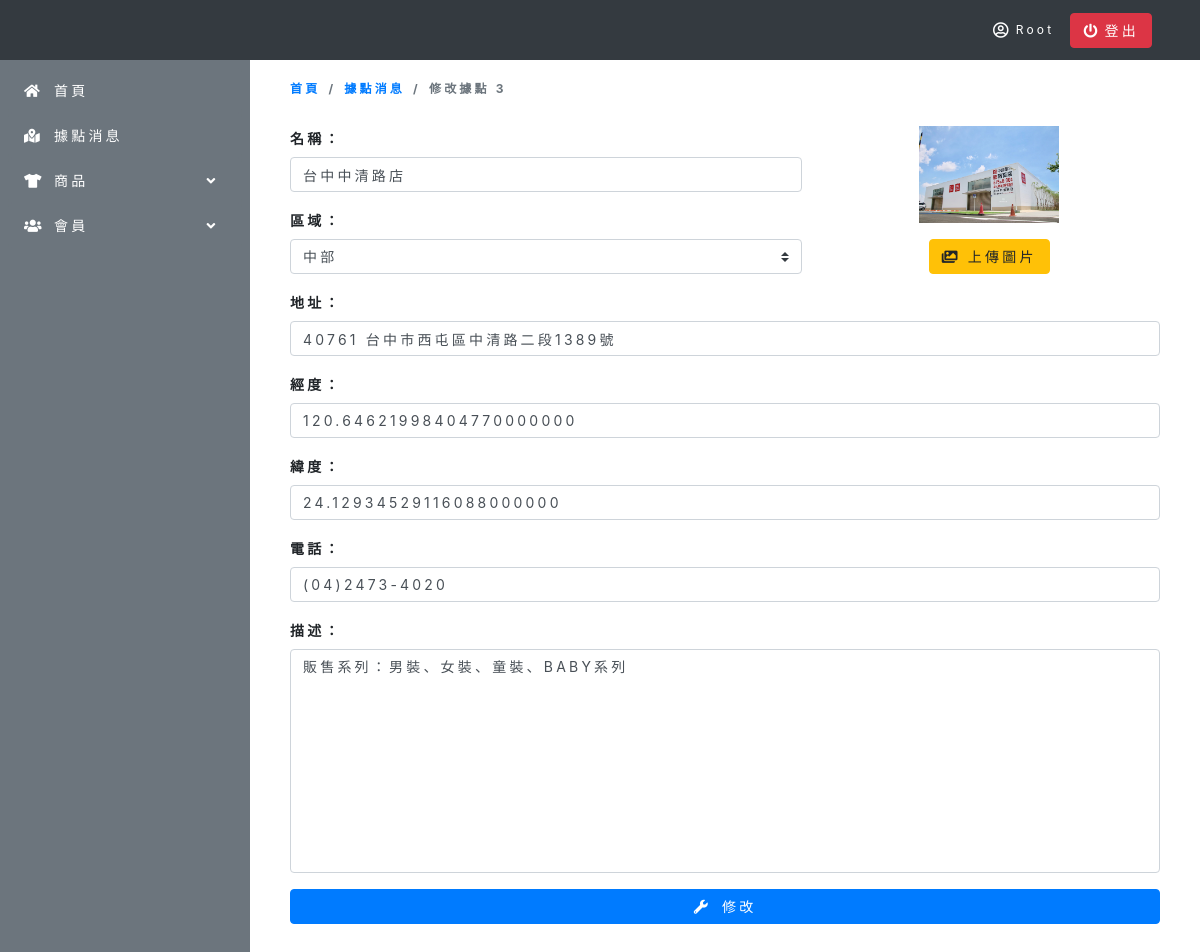
/dashboard_location_mod.php?location_id=3 (signed in), run on the app's committed database.
### tables this page shows
CREATE TABLE `dashboard_location` (
  `id` int(10) UNSIGNED NOT NULL,
  `valid` tinyint(1) NOT NULL,
  `name` varchar(15) NOT NULL,
  `position` varchar(5) NOT NULL,
  `address` varchar(50) NOT NULL,
  `lng` decimal(25,20) NOT NULL,
  `lat` decimal(25,20) NOT NULL,
  `phone` varchar(15) NOT NULL,
  `description` varchar(150) NOT NULL,
  `image` varchar(100) NOT NULL
);

### web/dashboard_location_mod.php (the view, shortened to what this page needs)
<?php
require_once('db_connect.php');
$query1 = "select * from dashboard_location WHERE valid = 1 AND id = " . $_GET["location_id"] . "";
$res1 = mysqli_query($link, $query1);
$whetherHasData = false;
if ($res1) {
    if (mysqli_num_rows($res1) > 0) {
        $rows = mysqli_fetch_all($res1, MYSQLI_ASSOC);
        $whetherHasData = true;
    } else {
    }
} else {
}
?>
<!doctype html>
<html lang="en">
<head>
    <link rel="stylesheet" href="https://cdn.jsdelivr.net/npm/bootstrap@4.6.0/dist/css/bootstrap.min.css">
    <link rel="stylesheet" href="./css/all.css">
    <link rel="stylesheet" href="https://pro.fontawesome.com/releases/v5.10.0/css/all.css" />
</head>
<body>
    <div class="dashboard-wrap">
        <header class="d-flex justify-content-between justify-content-md-end bg-dark py-3 px-3 px-md-5" style="height: 60px;">
            <div class="header-icon-wrap d-flex align-items-center">
                <p class="d-flex align-items-center mb-0 mx-3">
                    <i class="far fa-user-circle text-white" style="font-size: 16px;"></i>
                    <span class="admin-user text-white ml-1 text-capitalize"><?php echo $_SESSION['admin_user'] ?></span>
                </p>
                <a href="./doAction_dashboard.php?state=logout" class="btn btn-danger" style="font-size: 14px;"><i class="fas fa-power-off mr-1"></i>登出
                </a>
            </div>
        </header>
        <div class="d-flex position-relative">
            <aside style="width: 250px;">
                <ul class="accordion bg-secondary p-2 mb-0 list-unstyled" style="height: calc(100vh - 60px);overflow-y:scroll;">
                    <li>
                        <a href="./dashboard_home.php" class="accordion-item d-flex align-items-center bg-secondary px-3 mb-0 text-decoration-none text-white rounded">
                            <i class="fas fa-home"></i>
                            首頁
                            <i class="fas fa-angle-down d-flex justify-content-center align-items-center" style="color: transparent;"></i>
                        </a>
                    </li>
                    <li>
                        <a href="./dashboard_location.php" class="accordion-item d-flex align-items-center bg-secondary px-3 mb-0 text-decoration-none text-white rounded">
                            <i class="fas fa-map-marked-alt"></i>據點消息
                            <i class="fas fa-angle-down d-flex justify-content-center align-items-center" style="color: transparent;"></i>
                        </a>
                    </li>
                    <li>
                        <a href="#" class="accordion-item d-flex align-items-center bg-secondary px-3 mb-0 text-decoration-none text-white rounded">
                            <i class="fas fa-tshirt"></i>
                            商品
                            <i class="fas fa-angle-down d-flex justify-content-center align-items-center ml-auto"></i>
                        </a>
                    </li>
                    <li>
                        <a href="#" class="accordion-item d-flex justify-content-between align-items-center bg-secondary px-3 mb-0 text-decoration-none text-white rounded">
                            <i class="fas fa-users"></i>
                            會員
                            <i class="fas fa-angle-down d-flex justify-content-center align-items-center ml-auto"></i>
                        </a>
                    </li>
                </ul>
            </aside>
            <main class="position-absolute px-0 px-md-4 py-2">
                <nav style="--bs-breadcrumb-divider: '>';font-size:12px;font-weight:bold;" aria-label="breadcrumb">
                    <ol class="breadcrumb" style="background-color: transparent;">
                        <li class="breadcrumb-item"><a href="./dashboard_home.php">首頁</a></li>
                        <li class="breadcrumb-item"><a href="./dashboard_location.php">據點消息</a></li>
                        <li class="breadcrumb-item active" aria-current="page">修改據點 <?php echo $_GET["location_id"] ?></li>
                    </ol>
                </nav>
                <div class="location-mod-wrap px-3 mb-3">
                    <form action="doAction_dashboard.php" method="POST" enctype="multipart/form-data">
                        <?php
                        if ($whetherHasData) {
                            foreach ($rows as $val) {
                                echo
                                    '<div class="d-flex">
                                            <div style="width:60%">
                                                <div class="form-group">
                                                    <label for="location-mod-name" class="font-weight-bold">名稱：</label>
                                                    <input type="text" class="form-control" id="location-mod-name" name="location-mod-name" value="' . $val["name"] . '" maxlength="15" placeholder="名稱限制15字" required>
                                                </div>
                                                <div class="form-group">
                                                    <label for="location-mod-position" class="font-weight-bold">區域：</label>
                                                    <div class="input-group">
                                                    <select class="custom-select" id="location-mod-position" name="location-mod-position" required>
                                                        <option ' . ($val["position"] === '北部' ? 'selected' : '') . ' value="北部">北部</option>
                                                        <option ' . ($val["position"] === '中部' ? 'selected' : '') . ' value="中部">中部</option>
                                                        <option ' . ($val["position"] === '南部' ? 'selected' : '') . ' value="南部">南部</option>
                                                        <option ' . ($val["position"] === '東部' ? 'selected' : '') . ' value="東部">東部</option>
                                                    </select>
                                                    </div>
                                                </div>
                                            </div>
                                            <div style="width:40%" class="d-flex flex-column align-items-center ml-3">
                                            <img id="location-mod-image" src="./images/location/' . $val["image"] . '" class="mb-3" style="height:97px;max-width:140px;object-fit:cover;"/>
                                            <input type="hidden" name="location-mod-image-origin" value="' . $val["image"] . '" required/>
                                            <label class="btn btn-warning mb-3">
                                            <i class="fa fa-images"></i> 上傳圖片
                                            </label>
                                            </div>
                                        </div>
                                        <div class="form-group">
                                            <label for="location-mod-address" class="font-weight-bold">地址：</label>
                                            <input type="text" class="form-control" name="location-mod-address" id="location-mod-address" value="' . $val["address"] . '" maxlength="50"  placeholder="地址限制50字" required>
                                        </div>
                                        <div class="form-group">
                                            <label for="location-mod-lng" class="font-weight-bold">經度：</label>
                                            <input type="text" class="form-control" name="location-mod-lng" id="location-mod-lng" value="' . $val["lng"] . '" maxlength="25" pattern="^(-?[1-9][0-9]{0,4}\.[0-9]{1,20}|0)$" required>
                                        </div>
                                        <div class="form-group">
                                            <label for="location-mod-lat" class="font-weight-bold">緯度：</label>
                                            <input type="text" class="form-control" name="location-mod-lat" id="location-mod-lat" value="' . $val["lat"] . '" maxlength="25" pattern="^(-?[1-9][0-9]{0,4}\.[0-9]{1,20}|0)$" required>
                                        </div>
                                        <div class="form-group">
                                            <label for="location-mod-phone" class="font-weight-bold">電話：</label>
                                            <input type="text" class="form-control" name="location-mod-phone" id="location-mod-phone" value="' . $val["phone"] . '" maxlength="15"  placeholder="電話限制15字" required>
                                        </div>
                                        <div class="form-group">
                                            <label for="location-mod-description" class="font-weight-bold">描述：</label>
                                            <textarea class="form-control" style="resize:none;" name="location-mod-description" id="location-mod-description" rows="10" maxlength="150" placeholder="描述限制150字">' . $val["description"] . '</textarea>
                                        </div>
                                        <input type="hidden" name="location-mod-id" value="' . $val["id"] . '">
                                        <div class="form-group">
                                        <button id="location-mod-confirm-btn" type="button" class="btn btn-primary w-100" data-toggle="modal" data-target="#exampleModal">
                                            <i class="fas fa-wrench mr-1"></i>
                                            修改
                                        </button>
                                        </div>
                                        ';
                            }
                        } else {
                            echo '<p style="font-size:14px">查無內容</p>';
                        }
                        ?>
                    </form>
                </div>
            </main>
        </div>
    </div>
</body>
</html>

### web/css/all.css (style rules this page uses)
body, button, input, textarea, option, select { letter-spacing: 0.2rem; overflow-x: hidden; }
label, input, button, textarea, a, td, th, .modal-body, option, select { font-size: 14px !important; }
.dashboard-wrap .header-icon-wrap { font-size: 12px; }
.dashboard-wrap .header-icon-wrap i { font-size: 14px; -webkit-transition: 0.15s; transition: 0.15s; }
.dashboard-wrap aside { position: absolute; left: -250px; -webkit-transition: 0.15s; transition: 0.15s; }
.dashboard-wrap aside .accordion .accordion-item { padding: 12px 0 12px 0; }
.dashboard-wrap aside .accordion .accordion-item .fa-angle-down::before { width: 9.25px; -webkit-transition: 0.3s; transition: 0.3s; }
.dashboard-wrap aside .accordion li i { width: 30px; }
.dashboard-wrap main { width: 100vw; height: calc(100vh - 60px); overflow-y: scroll; position: absolute; left: 0px; -webkit-transition: 0.15s; transition: 0.15s; }
.dashboard-wrap main .breadcrumb a { font-size: 12px !important; }
@media screen and (min-width: 768px) { .dashboard-wrap aside { position: absolute; left: 0px; } }
@media screen and (min-width: 768px) { .dashboard-wrap main { width: calc(100vw - 250px); position: absolute; left: 250px; } }
.location-mod-wrap, .location-add-wrap { height: calc(100vh - 150px); overflow-y: scroll; }

### data on the page
dashboard_location: location-mod-name "台中中清路店", location-mod-position "中部", image (picture), location-mod-address "40761 台中市西屯區中清路二段1389號", location-mod-lng "120.64621998404770000000", location-mod-lat "24.12934529116088000000", location-mod-phone "(04)2473-4020", location-mod-description "販售系列：男裝、女裝、童裝、BABY系列"

### other printed values
$_SESSION['admin_user'] "Root"
$_GET["location_id"] "3"
